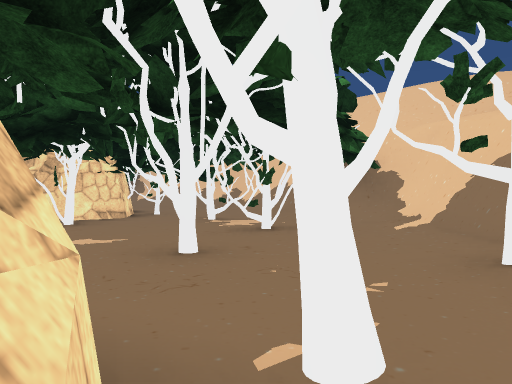
[1] (above)

17 first-person views from a walk through a scene from a Unity 3-D project. The camera is 1.2 m above the floor, looks level and sees 70° across. The floor is counted in squares, 2 m on a side. Each view is taken from the middle of a square. On the plan, view 1 faces up. The plan holds only what a view shows up to about 10 squares ahead; the rest is blank. The place goes on beyond the plan. The player is left out. Some animated figures are left out. Some surface patterns are stand-ins.

[2]
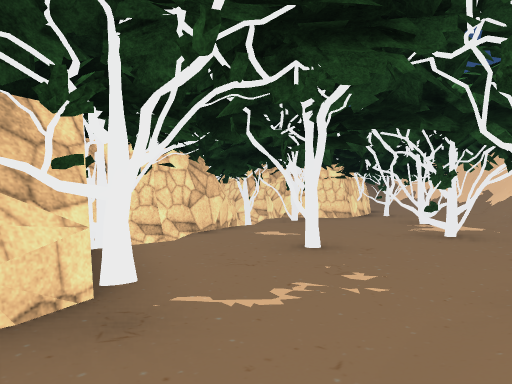

[3]
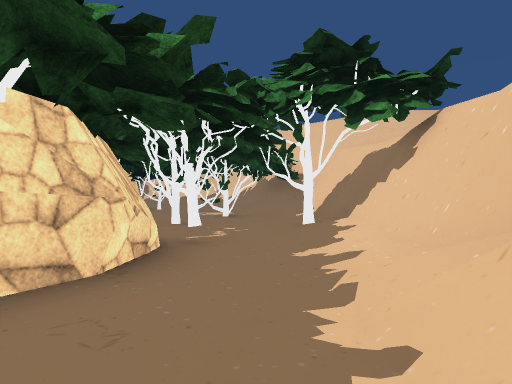

[4]
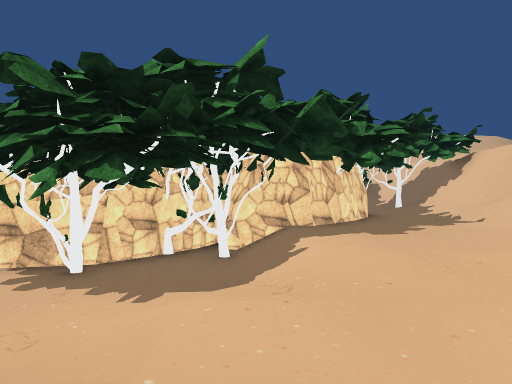

[5]
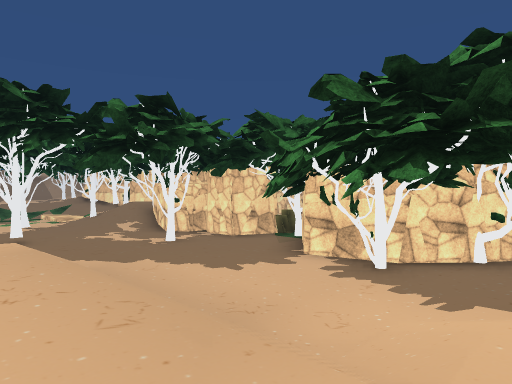

[6]
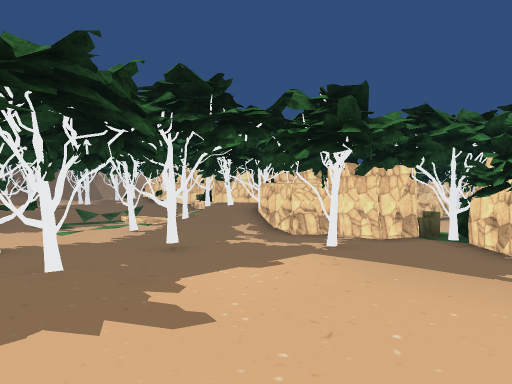

[7]
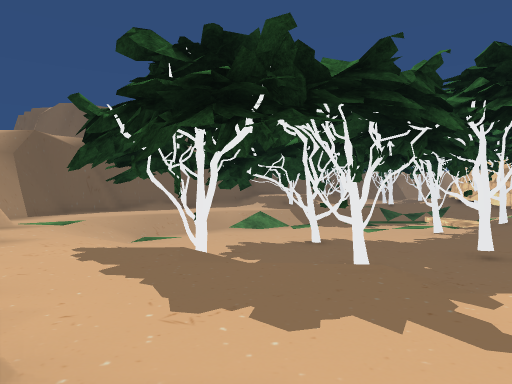

[8]
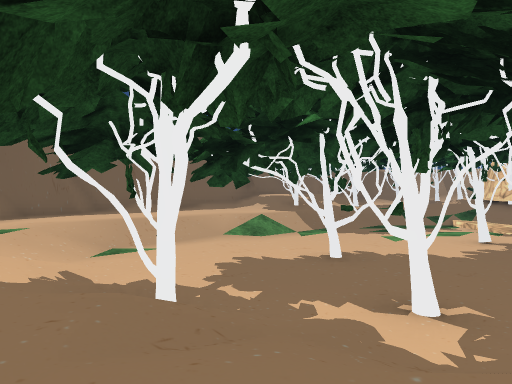

[9]
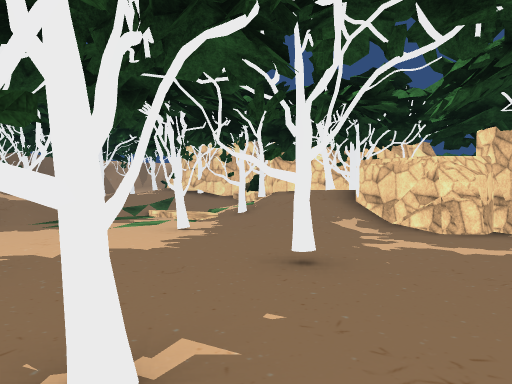

[10]
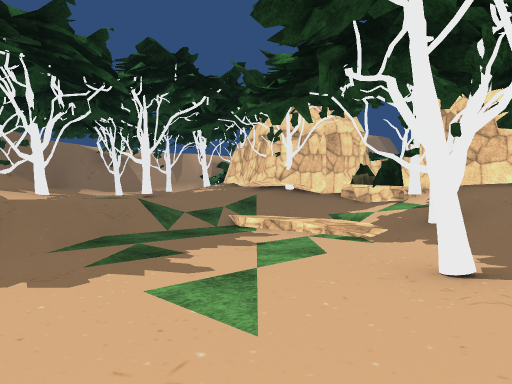

[11]
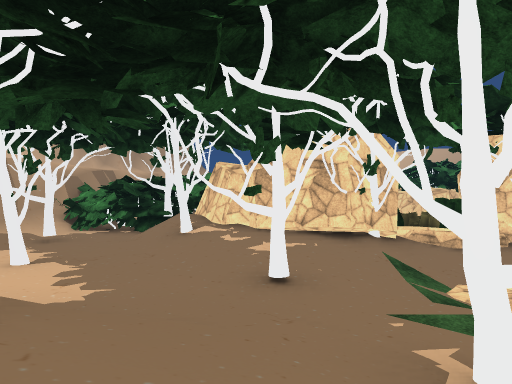

[12]
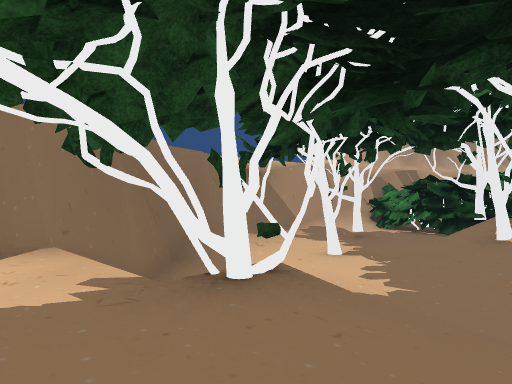

[13]
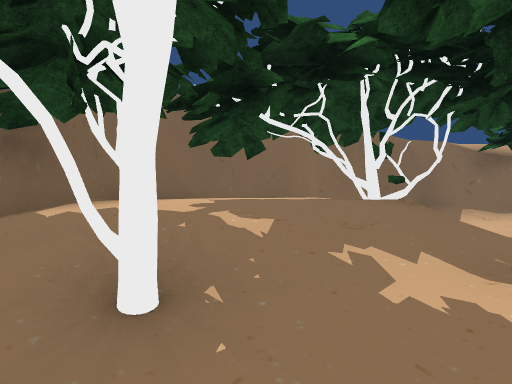

[14]
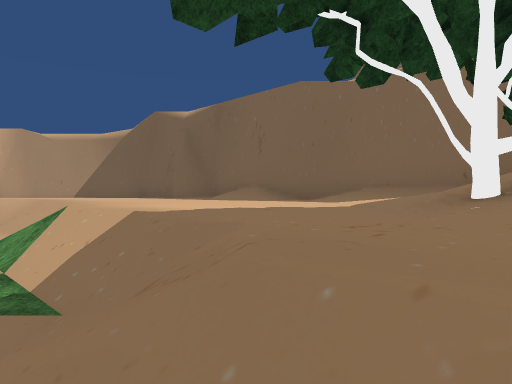

[15]
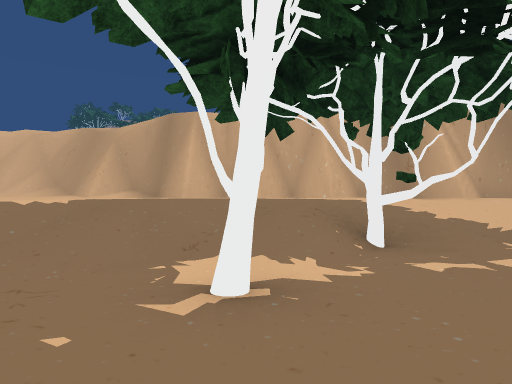

[16]
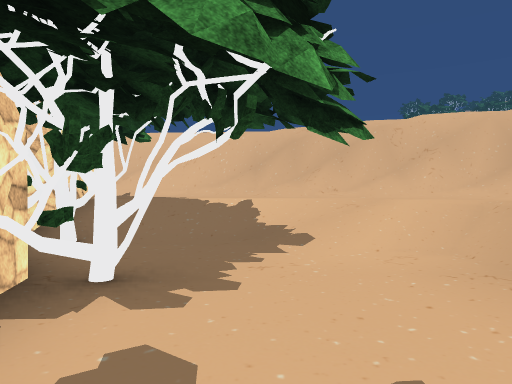

[17]
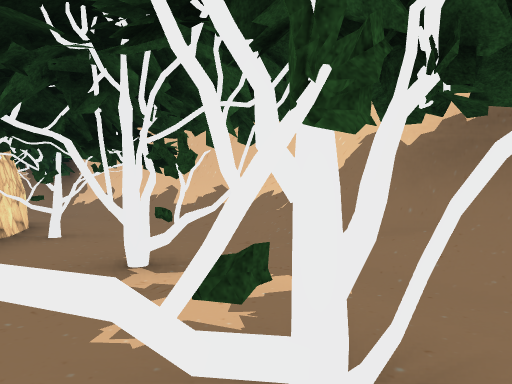

### Floor plan
Key: @ floor where view 1 was taken; # wall or solid block; . main floor; : floor 0.25 m higher than the main floor; - floor 0.25 m lower than the main floor; + floor 0.5 m higher than the main floor; _ floor 0.5 m lower than the main floor; * floor 0.75 m higher than the main floor; < floor 0.75 m lower than the main floor; % floor 1 m higher than the main floor; ( floor 1 m lower than the main floor; & floor 1.25 m higher than the main floor; / step, stairs or slope; = window, fence, low wall or low ledge; ^ raised ledge; P plant; O other object.
Columns run from 29 left of view 1 to 3 right of it. Each row starts with its distance up from view 1.
 15                        &###
 14                        .//##
 13                         ../###
 12                          ..//##
 11                          #..//#
 10                          ##../##
  9                          ##...##
  8                         ##..#//#
  7                         ###....##
  6                          ##..#./#
  5                          #......#
  4                          #..#...#
  3                          #/....##
  2                          ###...:#
  1    =                       ###.:#
  0 #^####                      #@.:#
 -1 #/../##  OOO O O            #..:#
 -2 #/#./### O   OO#  O P    # ##../#
 -3 #...:#/##.P#######OOO## ####.../
 -4 #....:++./__//=###((((####/....#
 -5 #:.#...._<<<#///(((#(((##(/.../#
 -6 #=....#./(((((((((((((((((/.../#
 -7 ##= .....((((#(((((((((((/-../#
 -8  ## =/+#./(((((((#(((((((/../##
 -9   #=#%*:./(((((((((( ......./#
-10   #/##*+../((((((((//....../#=
-11   ####*#..//((((((#/....../##
-12     ## :.../((((((/_....####
-13      ###..../((((/#...###
-14       ###..../(((/-..##
-15        ###....///-..##
-16         ###.......###
-17          ###=...###
-18            ######

Positions as (right, up) in squares from view 1, and headings:
1: (0, 0), facing up
2: (2, 0), facing up-left
3: (1, -4), facing up
4: (-3, -10), facing up
5: (-3, -10), facing up-left
6: (-6, -12), facing up-left
7: (-6, -12), facing left
8: (-8, -12), facing left
9: (-10, -11), facing up-left
10: (-15, -10), facing up-left
11: (-23, -10), facing up
12: (-23, -10), facing up-left
13: (-20, -10), facing left
14: (-20, -8), facing down
15: (-13, -9), facing down-right
16: (-8, -6), facing right
17: (0, 5), facing up
